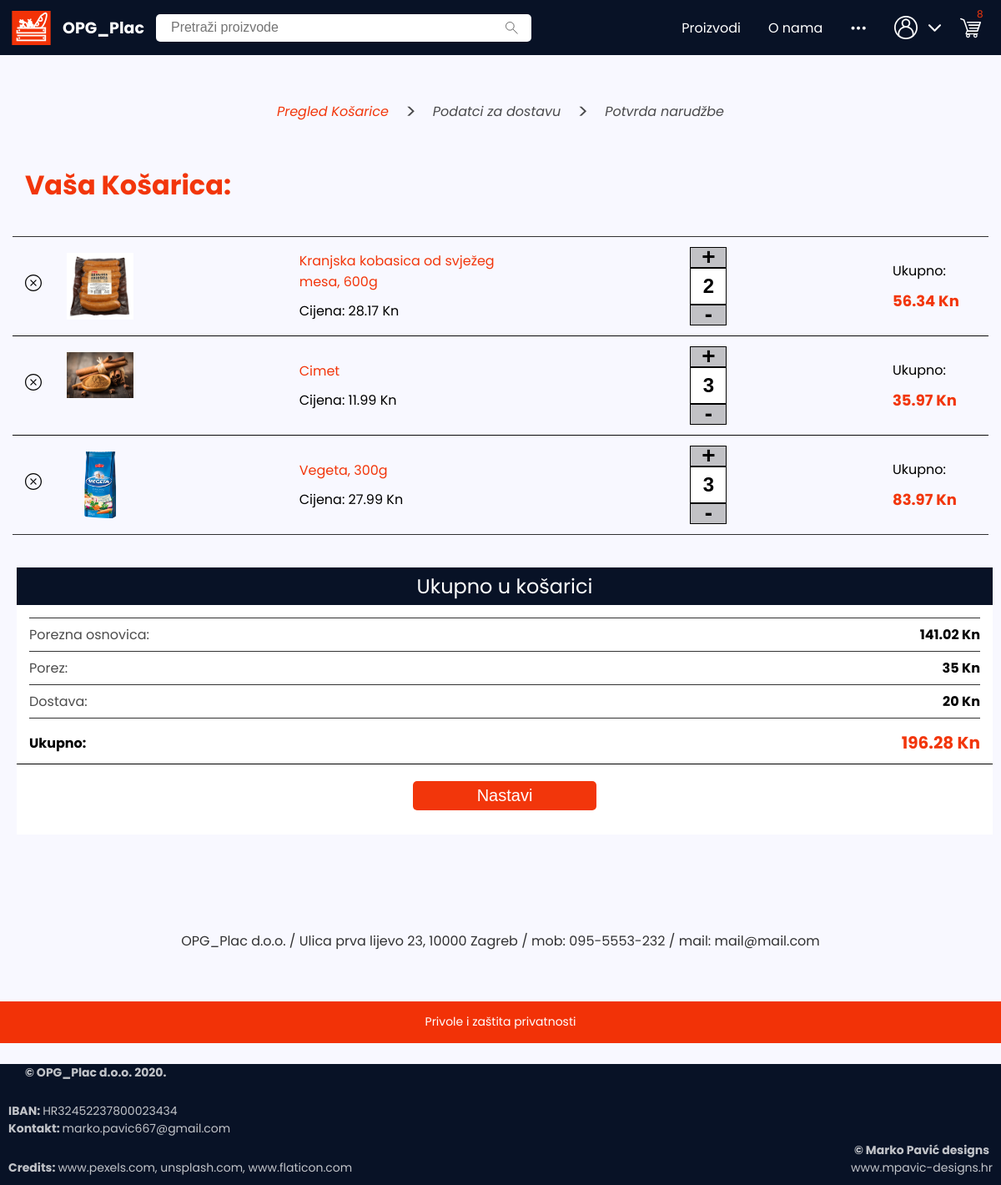
Page /košarica (signed in) on the committed database.
### OPG_Plac/models.py (models this page shows, shortened)
class Product(models.Model):
    name = models.CharField(max_length=67)
    seo_url = models.SlugField(unique=True)
    item_id = models.SlugField(unique=True)
    category = models.ForeignKey(ProductCategory, on_delete=models.CASCADE, related_name="products")
    subcategory = models.ForeignKey(ProductSubCategory, on_delete=models.CASCADE, related_name="products")
    product_image = models.ImageField(blank=True, null=True, upload_to="images/products")
    second_image = models.ImageField(blank=True, null=True, upload_to="images/products")
    third_image = models.ImageField(blank=True, null=True, upload_to="images/products")
    price = models.DecimalField(max_digits=12, decimal_places=2)
    short_description = models.CharField(max_length=75, blank=True)
    description = models.TextField(blank=True, max_length=435)
    brand = models.ForeignKey(ProductBrand, on_delete=models.CASCADE, related_name="products", blank=True, null=True)
    availability = models.ForeignKey(ProductAvailability, on_delete=models.CASCADE, related_name="products")

### OPG_Plac/models.py (called while the page is built)
    def __str__(self):
        return self.email

### OPG_Plac/serializers.py (called while the page is built)
def serialize_cart(cart_qset):
    serialized_cart = []
    for item in cart_qset:
        if item.quantity != 0:
            serialized_cart.append({
                "name": item.product.name,
                "img": item.product.product_image,
                "seo_url": item.product.seo_url,
                "price": item.product.price,
                "quantity": item.quantity,
                "sum": item.product.price * item.quantity,
                "item_id": item.product.item_id
            })
        else:
            item.delete()  # Delete item if quantity is 0
    return serialized_cart

### OPG_Plac/views.py (called while the page is built)
@login_required(login_url="/prijava")
def view_cart(request):
    user = models.User.objects.get(email=request.user)
    cart = user.cart.all()
    cart_count = sum([item.quantity for item in cart])
    cart = serializers.serialize_cart(cart)
    total = round(float(sum([item["sum"] for item in cart])), 2)
    base_sum = round(total/1.25, 2)
    vat = round(total - base_sum)
    shipping_cost = 20
    total_sum = round(total + shipping_cost, 2)
    return render(request, "components/cart/cart.html", {
        "cart": cart,
        "total": total_sum,
        "base_sum": base_sum,
        "vat": vat,
        "shipping_cost": shipping_cost,
        "cart_count": cart_count
    })

### OPG_Plac/templates/components/cart/cart.html (shortened to what this page needs)
{% extends 'components/site_frame.html' %}
{% load static %}
{% block head %}
    <link rel="stylesheet" href="{% static 'subpages/cart/cart.css' %}">
    <link rel="stylesheet" href="{% static 'subpages/cart/subnav.css' %}">
{% endblock %}
{% block body %}
    {% include '../navbar.html' %}
    {% include './subnav.html' with step="cart" %}
    {% if cart %}
        <header class="cart-main-header">
            <h1 class="shopping-cart-h1">Vaša Košarica:</h1>
        </header>
        <div class="shoping_cart-top-content-container">
            <div class="shopping_cart-items-container">
                {% for item in cart %}
                    <div class="shopping_cart-product_item-container">
                        <div class="cart-item-img-box">
                            <a onclick="remove_item_from_cart(event, {{ item.item_id }})" class="cart-item-option_remove-ico" href="#">
                            </a>
                            <div class="product_image_container">
                                <a href="/proizvodi/viewitem/{{ item.seo_url }}">
                                    <img src="{% if item.img.url != None %}{{ item.img.url }}{% else %}{% static 'resources/icons/no-image.png' %}{% endif %}" alt="product_in_cart-image">
                                </a>
                            </div>
                        </div>
                        <div class="cart-item-info-box">
                            <span class="product-name-span"><a href="/proizvodi/viewitem/{{ item.seo_url }}">{{ item.name }}</a></span>
                            <span>Cijena: {{ item.price }} Kn</span>
                        </div>
                        <div class="cart-item-quantity-controls">
                            <button onclick="add_sub('add', {{forloop.counter0}})" class="product-count-add-sub">+</button>
                            <div class="product-count-total">
                                <input onchange="validate_input_quantity({{forloop.counter0}})" class="item-quantity-counter" name="item-quantity-counter-{{forloop.counter0}}" id="item-quantity-counter-{{forloop.counter0}}" value="{{ item.quantity }}">
                            </div>
                            <button onclick="add_sub('sub', {{forloop.counter0}})" class="product-count-add-sub">-</button>
                        </div>
                        <div class="cart-item-price_info-box">
                            <span>Ukupno:</span>
                            <span class="cart-product-total-cost-span"> {{ item.sum }} Kn</span>
                        </div>
                    </div>
                {% endfor %}
            </div>
            <div class="shopping-cart-order-info-container">
                <header>Ukupno u košarici</header>
                <ul>
                    <li>
                        <span class="table-header">Porezna osnovica:</span>
                        <span class="table-value">{{ base_sum }} Kn</span>
                    </li>
                    <li>
                        <span class="table-header">Porez:</span>
                        <span class="table-value">{{ vat }} Kn</span>
                    </li>
                    <li>
                        <span class="table-header">Dostava:</span>
                        <span class="table-value">{{ shipping_cost }} Kn</span>
                    </li>
                    <li>
                        <span class="table-total-header">Ukupno:</span>
                        <span class="table-total">{{ total }} Kn</span>
                    </li>
                </ul>
                <div class="shopping-cart-cta-container">
                    <a href="/dostava"><button>Nastavi</button></a>
                </div>
            </div>
        </div>
    {% else %}
        <div class="cart-empty-notification-container">
            <h2>Vaša košarica je prazna !</h2>
            <span>Odaberite neki proizvod iz naše ponude, i ubacite u košaricu :)</span>
            <a href="/proizvodi"><button>Pregled proizvoda</button></a>
        </div>
    {% endif %}
    {% include '../about_info_span.html'%}
    {% include '../footer.html' %}
{% endblock %}

### OPG_Plac/static/style.css (style rules this page uses)
* { box-sizing: border-box; }
body { background: ghostwhite; margin: 0; padding: 0; font-family: Poppins, sans-serif; }

### OPG_Plac/static/subpages/cart/cart.css (style rules this page uses)
.cart-main-header { width: 100%; max-width: 1305px; margin: 0 auto; }
.shopping-cart-h1 { margin-left: 30px; color: #f2360b; }
.shoping_cart-top-content-container { max-width: 1305px; margin: 0 auto; padding: 15px; display: flex; justify-content: space-between; }
.shopping_cart-items-container { width: 100%; max-width: 800px; display: flex; flex-direction: column; }
.shopping_cart-product_item-container { height: 120px; width: 100%; margin-bottom: -1px; padding-left: 15px; padding-right: 15px; border-top: solid 1px rgba(0,0,0,0.8); border-bottom: solid 1px rgba(0,0,0,0.8); display: flex; justify-content: space-between; align-items: center; }
.cart-item-img-box { height: 80px; width: 130px; min-width: 130px; display: flex; justify-content: space-between; align-items: center; }
.product_image_container { height: 80px; width: 80px; display: flex; justify-content: center; }
.product_image_container img { max-height: 80px; max-width: 80px; }
.cart-item-info-box { width: 270px; }
.cart-item-info-box span { display: block; }
.product-name-span { margin-bottom: 10px; }
.product-name-span a { color: #f2360b; text-decoration: none; }
.cart-item-quantity-controls { display: flex; flex-direction: column; }
.product-count-add-sub { width: 44px; height: 25px; border: solid 1px black; background-color: rgba(139,139,139,0.5); font-weight: bold; font-size: 28px; padding: 0; display: flex; justify-content: center; align-items: center; }
.product-count-total { height: 44px; width: 44px; border: solid 1px black; display: flex; justify-content: center; align-items: center; font-weight: bold; font-size: 24px; }
.cart-item-price_info-box { width: 100px; display: flex; flex-direction: column; justify-content: center; }
.cart-item-price_info-box span { display: block; }
.cart-product-total-cost-span { font-weight: bold; font-size: 18px; color: #f2360b; margin-top: 10px; }
.cart-item-option_remove-ico svg { height: 20px; width: 20px; margin-right: 15px; transition: fill 0.2s ease-in, transform 0.2s ease-in; }
.shopping-cart-order-info-container { margin-left: 10px; width: 100%; max-width: 400px; height: 320px; background-color: #fff; }
.shopping-cart-order-info-container header { width: 100%; height: 45px; background-color: #081226; display: flex; justify-content: center; align-items: center; color: white; font-size: 24px; }
.shopping-cart-order-info-container ul { margin: 0; padding: 15px; }
.shopping-cart-order-info-container ul li { display: flex; justify-content: space-between; align-items: center; border-top: solid 1px rgba(0,0,0,0.8); height: 40px; font-size: 16px; }
.shopping-cart-order-info-container ul li:last-child { padding-top: 20px; }
.table-header { opacity: 0.7; }
.table-value { font-weight: bold; }
.table-total-header { font-weight: bold; }
.table-total { font-weight: bold; color: #f2360b; font-size: 20px; }
.shopping-cart-cta-container { width: 100%; padding-top: 20px; border-top: solid 1px black; display: flex; justify-content: center; }
.shopping-cart-cta-container button { height: 35px; width: 220px; border: none; border-radius: 5px; background-color: #f2360b; color: white; font-size: 20px; }
.item-quantity-counter { height: 44px; width: 44px; border: solid 1px black; display: flex; justify-content: center; align-items: center; font-weight: bold; font-size: 24px; -webkit-appearance: none; -moz-appearance: textfield; text-align: center; }
@media (max-width: 1200px) { .shoping_cart-top-content-container { flex-direction: column; align-items: center; } }
@media (max-width: 1200px) { .shopping-cart-order-info-container { max-width: 100%; margin-top: 40px; } }
@media (max-width: 1200px) { .shopping_cart-items-container { max-width: 100%; } }

### rows in the picture
Product: name "Kranjska kobasica od svježeg mesa, 600g", price "28.17"
Product: name "Cimet", price "11.99"
Product: name "Vegeta, 300g", price "27.99"

### other values in the picture
{{ item.sum }} "56.34" "35.97" "83.97"
{{ base_sum }} "141.02"
{{ vat }} "35"
{{ shipping_cost }} "20"
{{ total }} "196.28"
